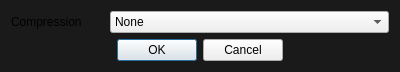
<?xml version="1.0" encoding="UTF-8"?>
<ui version="4.0">
 <class>TARGADialog</class>
 <widget class="QDialog" name="TARGADialog">
  <property name="geometry">
   <rect>
    <x>0</x>
    <y>0</y>
    <width>400</width>
    <height>70</height>
   </rect>
  </property>
  <property name="windowTitle">
   <string>TARGA Settings</string>
  </property>
  <property name="styleSheet">
   <string notr="true">QDialog {
	background: #1a1a1a;
	color: lightgrey;
}

QDialogButtonBox {
	dialogbuttonbox-buttons-have-icons: 0;
}</string>
  </property>
  <layout class="QGridLayout" name="gridLayout">
   <item row="0" column="1" colspan="3">
    <widget class="ComboBox" name="comboBox">
     <item>
      <property name="text">
       <string>None</string>
      </property>
     </item>
     <item>
      <property name="text">
       <string>Run length encoding</string>
      </property>
     </item>
    </widget>
   </item>
   <item row="0" column="0">
    <widget class="QLabel" name="label">
     <property name="text">
      <string>Compression</string>
     </property>
    </widget>
   </item>
   <item row="1" column="0" colspan="4">
    <widget class="QDialogButtonBox" name="buttonBox">
     <property name="orientation">
      <enum>Qt::Horizontal</enum>
     </property>
     <property name="standardButtons">
      <set>QDialogButtonBox::Cancel|QDialogButtonBox::Ok</set>
     </property>
     <property name="centerButtons">
      <bool>true</bool>
     </property>
    </widget>
   </item>
  </layout>
 </widget>
 <customwidgets>
  <customwidget>
   <class>ComboBox</class>
   <extends>QComboBox</extends>
   <header>combobox.h</header>
  </customwidget>
 </customwidgets>
 <resources/>
 <connections>
  <connection>
   <sender>buttonBox</sender>
   <signal>accepted()</signal>
   <receiver>TARGADialog</receiver>
   <slot>accept()</slot>
   <hints>
    <hint type="sourcelabel">
     <x>248</x>
     <y>254</y>
    </hint>
    <hint type="destinationlabel">
     <x>157</x>
     <y>274</y>
    </hint>
   </hints>
  </connection>
  <connection>
   <sender>buttonBox</sender>
   <signal>rejected()</signal>
   <receiver>TARGADialog</receiver>
   <slot>reject()</slot>
   <hints>
    <hint type="sourcelabel">
     <x>316</x>
     <y>260</y>
    </hint>
    <hint type="destinationlabel">
     <x>286</x>
     <y>274</y>
    </hint>
   </hints>
  </connection>
 </connections>
</ui>
